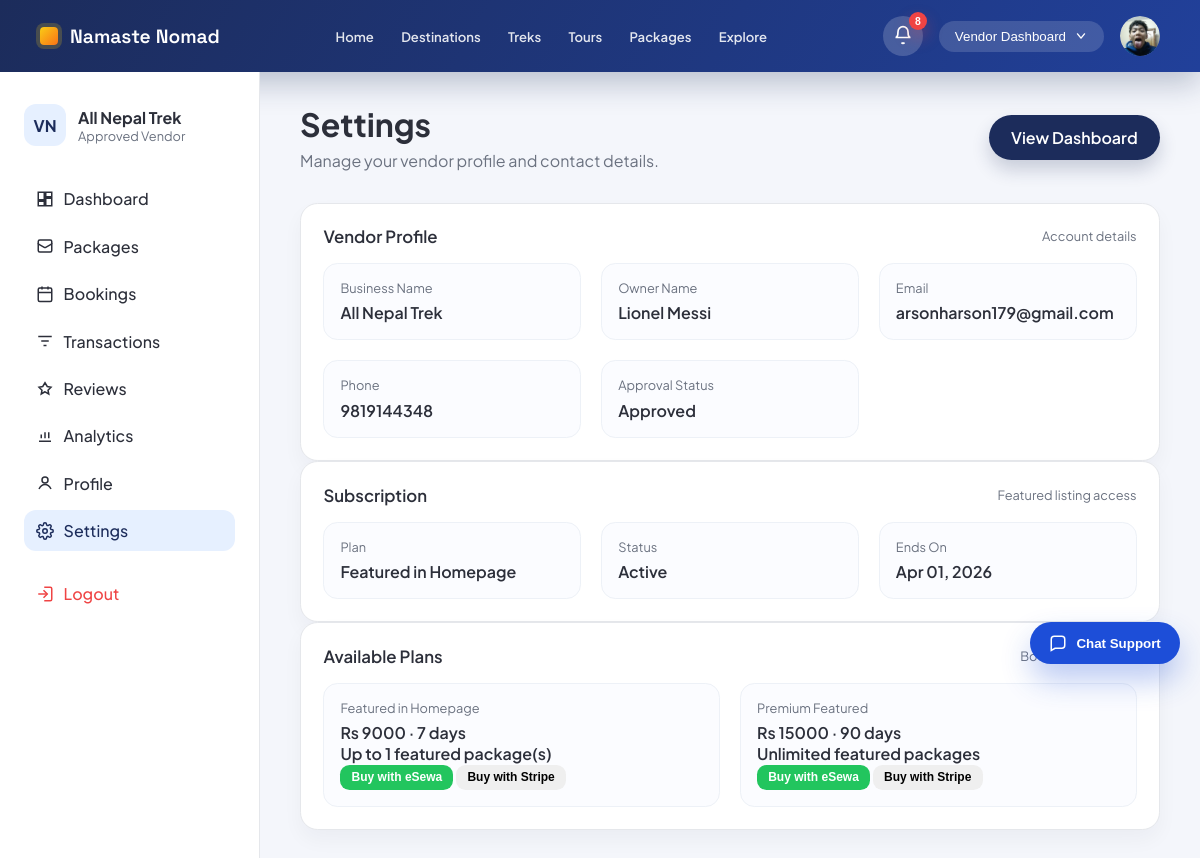
Page /accounts/vendor/settings/ (signed in) on the committed database.
### accounts/models.py (models this page shows, shortened)
class VendorProfile(models.Model):
    user = models.OneToOneField(User, on_delete=models.CASCADE, related_name='vendor_profile')
    business_name = models.CharField(max_length=255)
    owner_name = models.CharField(max_length=255)
    tagline = models.CharField(max_length=255, blank=True)
    website = models.URLField(blank=True)
    license_number = models.CharField(max_length=100, blank=True)
    business_address = models.TextField(blank=True)
    description = models.TextField(blank=True)
    bank_name = models.CharField(max_length=120, blank=True)
    account_number = models.CharField(max_length=120, blank=True)
    routing_number = models.CharField(max_length=120, blank=True)
    paypal_email = models.EmailField(blank=True)
    logo = models.ImageField(upload_to='vendor_logos/', blank=True, null=True)
    cover_image = models.FileField(upload_to='vendor_covers/', blank=True, null=True)
    business_license = models.FileField(upload_to='licenses/', blank=True, null=True)
    document = models.FileField(upload_to='vendor_documents/', blank=True, null=True)
    is_approved = models.BooleanField(default=False)
    is_verified = models.BooleanField(default=False)
    created_at = models.DateTimeField(auto_now_add=True)

class User(AbstractUser):
    USER_TYPE_CHOICES = (
        ('vendor', 'Vendor'),
        ('traveler', 'Traveler'),
        ('admin', 'Admin'),
    )
    user_type = models.CharField(max_length=10, choices=USER_TYPE_CHOICES)
    phone = models.CharField(max_length=20, blank=True, null=True)
    is_verified = models.BooleanField(default=False)

class VendorSubscription(models.Model):
    STATUS_ACTIVE = 'active'
    STATUS_EXPIRED = 'expired'
    STATUS_CHOICES = (
        (STATUS_ACTIVE, 'Active'),
        (STATUS_EXPIRED, 'Expired'),
    )
    vendor = models.ForeignKey(
        settings.AUTH_USER_MODEL,
        on_delete=models.CASCADE,
        related_name='vendor_subscriptions',
    )
    plan = models.ForeignKey(
        VendorSubscriptionPlan,
        on_delete=models.SET_NULL,
        related_name='subscriptions',
        blank=True,
        null=True,
    )
    plan_name = models.CharField(max_length=100)
    price = models.DecimalField(max_digits=10, decimal_places=2)
    duration_days = models.PositiveIntegerField()
    max_featured_packages = models.PositiveIntegerField(blank=True, null=True)
    start_date = models.DateField()
    end_date = models.DateField()
    status = models.CharField(max_length=20, choices=STATUS_CHOICES, default=STATUS_ACTIVE)
    created_at = models.DateTimeField(auto_now_add=True)
    class Meta:
        ordering = ('-start_date', '-id')
    @classmethod
    def expire_overdue(cls, vendor=None):
        today = timezone.localdate()
        overdue = cls.objects.filter(status=cls.STATUS_ACTIVE, end_date__lt=today)
        if vendor is not None:
            overdue = overdue.filter(vendor=vendor)
        vendor_ids = list(overdue.values_list('vendor_id', flat=True).distinct())
        overdue.update(status=cls.STATUS_EXPIRED)
        return vendor_ids
    @classmethod
    def active_for_vendor(cls, vendor):
        cls.expire_overdue(vendor=vendor)
        today = timezone.localdate()
        return (
            cls.objects.filter(
                vendor=vendor,
                status=cls.STATUS_ACTIVE,
                start_date__lte=today,
                end_date__gte=today,
            )
            .order_by('-end_date', '-start_date')
            .first()
        )

class VendorSubscriptionPlan(models.Model):
    name = models.CharField(max_length=100, unique=True)
    price = models.DecimalField(max_digits=10, decimal_places=2)
    duration_days = models.PositiveIntegerField()
    max_featured_packages = models.PositiveIntegerField(blank=True, null=True)
    is_active = models.BooleanField(default=True)
    created_at = models.DateTimeField(auto_now_add=True)
    class Meta:
        ordering = ('price', 'duration_days', 'name')

### accounts/views.py (the view)
# urls.py: path('vendor/settings/', views.vendor_settings, name='vendor_settings'),
@never_cache
@login_required(login_url='vendor_login')
def vendor_settings(request):
    if not _ensure_vendor(request):
        return redirect('vendor_login')
    vendor_profile = _get_vendor_profile(request.user)
    active_subscription = _get_active_subscription(request.user)
    subscription_plans = VendorSubscriptionPlan.objects.filter(is_active=True).order_by('price', 'duration_days')
    return render(request, 'accounts/vendor_settings.html', {
        'vendor_profile': vendor_profile,
        'active_page': 'settings',
        'active_subscription': active_subscription,
        'subscription_plans': subscription_plans,
    })

### accounts/templates/accounts/vendor_settings.html (shortened to what this page needs)
{% extends "accounts/vendor_base.html" %}
{% block content %}
<section class="page-header">
    <div>
        <h1>Settings</h1>
        <p>Manage your vendor profile and contact details.</p>
    </div>
    <a class="primary-action" href="{% url 'vendor_dashboard' %}">
        View Dashboard
    </a>
</section>
<section class="card list-card">
    <div class="card-header">
        <h3>Vendor Profile</h3>
        <span class="card-meta">Account details</span>
    </div>
    <div class="settings-grid">
        <div class="settings-item">
            <div class="settings-label">Business Name</div>
            <div class="settings-value">{{ vendor_profile.business_name|default:"Not set" }}</div>
        </div>
        <div class="settings-item">
            <div class="settings-label">Owner Name</div>
            <div class="settings-value">{{ vendor_profile.owner_name|default:"Not set" }}</div>
        </div>
        <div class="settings-item">
            <div class="settings-label">Email</div>
            <div class="settings-value">{{ request.user.email }}</div>
        </div>
        <div class="settings-item">
            <div class="settings-label">Phone</div>
            <div class="settings-value">{{ request.user.phone|default:"Not set" }}</div>
        </div>
        <div class="settings-item">
            <div class="settings-label">Approval Status</div>
            <div class="settings-value">
                {% if vendor_profile and vendor_profile.is_approved %}
                    Approved
                {% else %}
                    Pending
                {% endif %}
            </div>
        </div>
    </div>
</section>
<section class="card list-card">
    <div class="card-header">
        <h3>Subscription</h3>
        <span class="card-meta">Featured listing access</span>
    </div>
    {% if active_subscription %}
        <div class="settings-grid">
            <div class="settings-item">
                <div class="settings-label">Plan</div>
                <div class="settings-value">{{ active_subscription.plan_name }}</div>
            </div>
            <div class="settings-item">
                <div class="settings-label">Status</div>
                <div class="settings-value">{{ active_subscription.get_status_display }}</div>
            </div>
            <div class="settings-item">
                <div class="settings-label">Ends On</div>
                <div class="settings-value">{{ active_subscription.end_date|date:"M d, Y" }}</div>
            </div>
        </div>
    {% else %}
        <div class="empty-state">No active subscription yet.</div>
    {% endif %}
</section>
<section class="card list-card">
    <div class="card-header">
        <h3>Available Plans</h3>
        <span class="card-meta">Boost your visibility</span>
    </div>
    {% if subscription_plans %}
        <div class="settings-grid">
            {% for plan in subscription_plans %}
                <div class="settings-item">
                    <div class="settings-label">{{ plan.name }}</div>
                    <div class="settings-value">Rs {{ plan.price|floatformat:0 }} · {{ plan.duration_days }} days</div>
                    <div class="settings-value">
                        {% if plan.max_featured_packages %}
                            Up to {{ plan.max_featured_packages }} featured package(s)
                        {% else %}
                            Unlimited featured packages
                        {% endif %}
                    </div>
                    <form method="POST" action="{% url 'vendor_subscription_purchase' plan.id %}">
                        <button class="btn small success" type="submit" name="payment_method" value="esewa">Buy with eSewa</button>
                        <button class="btn small" type="submit" name="payment_method" value="stripe">Buy with Stripe</button>
                    </form>
                </div>
            {% endfor %}
        </div>
    {% else %}
        <div class="empty-state">No subscription plans configured yet.</div>
    {% endif %}
</section>
{% endblock %}

### accounts/templates/accounts/vendor_base.html (shortened to what this page needs)
{% load static %}
<!DOCTYPE html>
<html lang="en">
<head>
    <link rel="stylesheet" href="{% static 'css/vendor_dashboard.css' %}?v=20260226b">
    <link rel="stylesheet" href="{% static 'css/support_widget.css' %}?v=20260312a">
    <link rel="stylesheet" href="{% static 'css/notifications.css' %}?v=20260313a">
</head>
<body>
    <header class="topbar">
        <a class="brand" href="{% url 'home' %}">
            <span class="brand-mark"></span>
            <span class="brand-name">Namaste Nomad</span>
        </a>
        <nav class="topbar-nav" aria-label="Public navigation">
            <a href="{% url 'home' %}" {% if request.resolver_match.url_name == 'home' %}class="active"{% endif %}>Home</a>
            <a href="#">Destinations</a>
            <a href="{% url 'package_treks' %}" {% if request.resolver_match.url_name == 'package_treks' %}class="active"{% endif %}>Treks</a>
            <a href="{% url 'package_tours' %}" {% if request.resolver_match.url_name == 'package_tours' %}class="active"{% endif %}>Tours</a>
            <a href="{% url 'package_list' %}" {% if request.resolver_match.url_name == 'package_list' %}class="active"{% endif %}>Packages</a>
            <a href="{% url 'community_feed' %}" {% if request.resolver_match.url_name == 'community_feed' %}class="active"{% endif %}>Explore</a>
        </nav>
        <div class="topbar-actions">
            {% include "accounts/includes/notification_bell.html" %}
            <button class="pill-button">
                Vendor Dashboard
                <svg width="14" height="14" viewBox="0 0 20 20" fill="none" aria-hidden="true">
                    <path d="M5 7l5 6 5-6" stroke="currentColor" stroke-width="2" stroke-linecap="round" stroke-linejoin="round"/>
                </svg>
            </button>
            <div class="avatar topbar-avatar">
                {% if vendor_profile and vendor_profile.logo %}
                    <img class="topbar-avatar-image" src="{{ vendor_profile.logo.url }}" alt="Vendor avatar">
                {% else %}
                    <img class="topbar-avatar-image" src="{% static 'images/default-avatar.svg' %}" alt="Default vendor avatar">
                {% endif %}
            </div>
        </div>
    </header>
    <div class="dashboard-shell">
        <aside class="sidebar">
            <div class="sidebar-header">
                    <div class="company">
                        <div class="company-badge">VN</div>
                        <div>
                            <div class="company-name">{{ vendor_profile.business_name|default:"Vendor HQ" }}</div>
                            <div class="company-meta">
                                {% if vendor_profile and vendor_profile.is_approved %}
                                    Approved Vendor
                                {% else %}
                                    Pending Approval
                                {% endif %}
                            </div>
                        </div>
                    </div>
                </div>
            <nav class="sidebar-nav">
                <a class="nav-item {% if active_page == 'dashboard' %}active{% endif %}" href="{% url 'vendor_dashboard' %}">
                    <span class="nav-icon">
                        <svg viewBox="0 0 24 24" fill="none" stroke="currentColor" stroke-width="2" aria-hidden="true">
                            <path d="M3 13h8V3H3v10zM13 21h8V11h-8v10zM13 3h8v6h-8V3zM3 21h8v-6H3v6z"/>
                        </svg>
                    </span>
                    Dashboard
                </a>
                <a class="nav-item {% if active_page == 'packages' %}active{% endif %}" href="{% url 'vendor_packages' %}">
                    <span class="nav-icon">
                        <svg viewBox="0 0 24 24" fill="none" stroke="currentColor" stroke-width="2" aria-hidden="true">
                            <path d="M21 8a2 2 0 0 1-1 1.73l-7 4a2 2 0 0 1-2 0l-7-4A2 2 0 0 1 3 8"/>
                            <path d="M3 8V6a2 2 0 0 1 2-2h14a2 2 0 0 1 2 2v2"/>
                            <path d="M3 8v10a2 2 0 0 0 2 2h14a2 2 0 0 0 2-2V8"/>
                        </svg>
                    </span>
                    Packages
                </a>
                <a class="nav-item {% if active_page == 'bookings' %}active{% endif %}" href="{% url 'vendor_bookings' %}">
                    <span class="nav-icon">
                        <svg viewBox="0 0 24 24" fill="none" stroke="currentColor" stroke-width="2" aria-hidden="true">
                            <rect x="3" y="4" width="18" height="18" rx="2"/>
                            <path d="M16 2v4M8 2v4M3 10h18"/>
                        </svg>
                    </span>
                    Bookings
                </a>
                <a class="nav-item {% if active_page == 'transactions' %}active{% endif %}" href="{% url 'vendor_transactions' %}">
                    <span class="nav-icon">
                        <svg viewBox="0 0 24 24" fill="none" stroke="currentColor" stroke-width="2" aria-hidden="true">
                            <path d="M3 6h18"/>
                            <path d="M7 12h10"/>
                            <path d="M10 18h4"/>
                        </svg>
                    </span>
                    Transactions
                </a>
                <a class="nav-item {% if active_page == 'reviews' %}active{% endif %}" href="{% url 'vendor_reviews' %}">
                    <span class="nav-icon">
                        <svg viewBox="0 0 24 24" fill="none" stroke="currentColor" stroke-width="2" aria-hidden="true">
                            <path d="M12 17l-5 3 1-5-4-4 5-1 3-5 3 5 5 1-4 4 1 5-5-3z"/>
                        </svg>
                    </span>
                    Reviews
                </a>
                <a class="nav-item {% if active_page == 'analytics' %}active{% endif %}" href="{% url 'vendor_analytics' %}">
                    <span class="nav-icon">
                        <svg viewBox="0 0 24 24" fill="none" stroke="currentColor" stroke-width="2" aria-hidden="true">
                            <path d="M4 19h16"/>
                            <path d="M7 15v-5"/>
                            <path d="M12 15V7"/>
                            <path d="M17 15v-8"/>
                        </svg>
                    </span>
                    Analytics
                </a>
                <a class="nav-item {% if active_page == 'profile' %}active{% endif %}" href="{% url 'vendor_profile' %}">
                    <span class="nav-icon">
                        <svg viewBox="0 0 24 24" fill="none" stroke="currentColor" stroke-width="2" aria-hidden="true">
                            <circle cx="12" cy="8" r="4"/>
                            <path d="M4 20c2-4 6-6 8-6s6 2 8 6"/>
                        </svg>
                    </span>
                    Profile
                </a>
                <a class="nav-item {% if active_page == 'settings' %}active{% endif %}" href="{% url 'vendor_settings' %}">
                    <span class="nav-icon">
                    </span>
                    Settings
                </a>
                <a class="nav-item logout" href="{% url 'logout' %}">
                    <span class="nav-icon">
                        <svg viewBox="0 0 24 24" fill="none" stroke="currentColor" stroke-width="2" aria-hidden="true">
                            <path d="M10 17l5-5-5-5"/>
                            <path d="M15 12H3"/>
                            <path d="M11 3h8a2 2 0 0 1 2 2v14a2 2 0 0 1-2 2h-8"/>
                        </svg>
                    </span>
                    Logout
                </a>
            </nav>
        </aside>
        <main class="dashboard-main">
            {% block content %}{% endblock %}
        </main>
    </div>
    {% include "accounts/includes/support_widget.html" %}
</body>
</html>

### rows in the picture
VendorProfile: logo (picture), business_name "All Nepal Trek", owner_name "Lionel Messi"
User: user.email "arsonharson179@gmail.com", user.phone "9819144348"
VendorSubscription: plan_name "Featured in Homepage", status "Active", end_date "Apr 01, 2026"
VendorSubscriptionPlan: name "Featured in Homepage", price "9000", duration_days "7", max_featured_packages "1"
VendorSubscriptionPlan: name "Premium Featured", price "15000", duration_days "90", shows "Unlimited featured packages"

### other values in the picture
{{ notifications_unread_count|default:0 }} "8"
